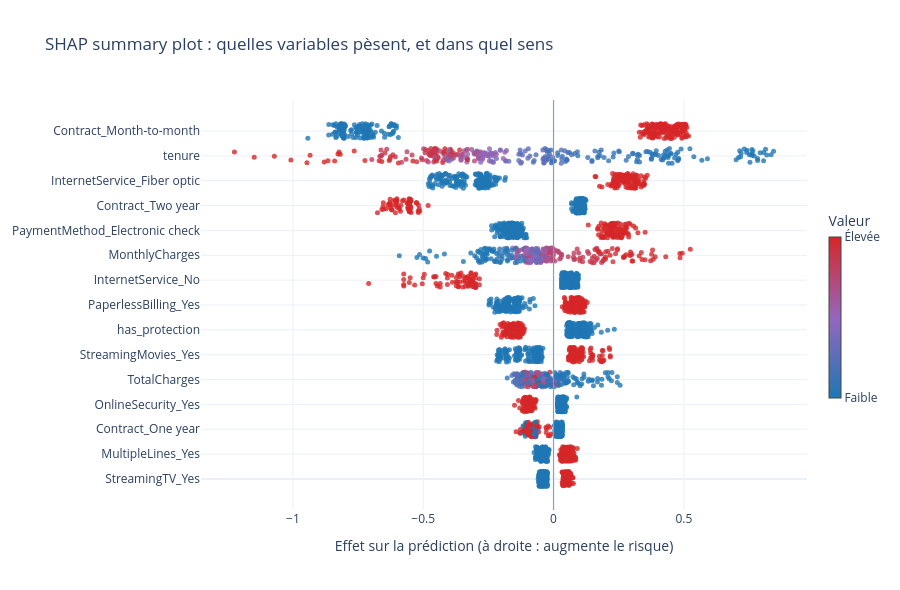

This figure's notebook cell:
### Markdown cell above
**SHAP summary plot** : chaque point est un client. À droite, la variable augmente le risque ; en rouge, sa valeur est élevée.

### Code cell
sg = EX.shap_global(session, model_name, n=300)
XP.plot_beeswarm(sg["values"], sg["data"], sg["feature_names"]).show()

### Figure 1 — Plotly figure (JSON) as saved in the notebook; plotly's stock layout.template omitted (floating-point values rounded to 4 significant figures; data arrays with more than 128 entries replaced by an {"elided": "..."} marker saying what was removed)
{"data": [{"customdata": {"elided": "4500x2 mixed values"}, "hovertemplate": "%{customdata[0]} = %{customdata[1]:.4g}<br>Effet SHAP : %{x:+.3f}<extra></extra>", "marker": {"cmax": 1, "cmin": 0, "color": {"elided": "4500 float values"}, "colorbar": {"len": 0.5, "thickness": 12, "ticktext": ["Faible", "Élevée"], "tickvals": [0, 1], "title": {"text": "Valeur"}}, "colorscale": [[0, "#1f77b4"], [0.5, "#9467bd"], [1, "#d62728"]], "opacity": 0.8, "size": 5}, "mode": "markers", "type": "scatter", "x": {"elided": "4500 float values"}, "y": {"elided": "4500 float values"}}], "layout": {"height": 590, "shapes": [{"line": {"color": "#999", "width": 1}, "type": "line", "x0": 0, "x1": 0, "xref": "x", "y0": 0, "y1": 1, "yref": "y domain"}], "showlegend": false, "title": {"text": "SHAP summary plot : quelles variables pèsent, et dans quel sens"}, "xaxis": {"title": {"text": "Effet sur la prédiction (à droite : augmente le risque)"}}, "yaxis": {"ticktext": ["StreamingTV_Yes", "MultipleLines_Yes", "Contract_One year", "OnlineSecurity_Yes", "TotalCharges", "StreamingMovies_Yes", "has_protection", "PaperlessBilling_Yes", "InternetService_No", "MonthlyCharges", "PaymentMethod_Electronic check", "Contract_Two year", "InternetService_Fiber optic", "tenure", "Contract_Month-to-month"], "tickvals": [0, 1, 2, 3, 4, 5, 6, 7, 8, 9, 10, 11, 12, 13, 14]}}}
